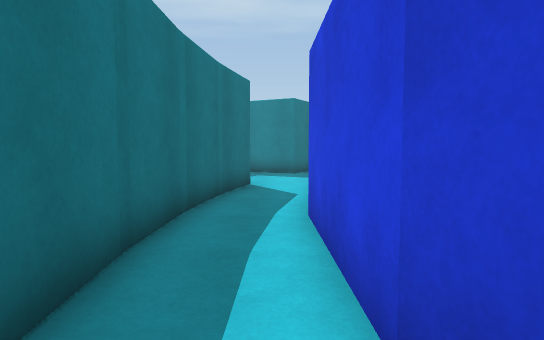
View 1 (above)

18 first-person views from a walk through a scene from a Unity 3-D project. The camera is 1.2 m above the floor, tilts 4° down and sees 75° across. The floor is counted in squares, 1 m on a side. Each view is taken from the middle of a square. On the plan, view 1 faces up. The plan holds only what a view shows up to about 14 squares ahead; the rest is blank. The place goes on beyond the plan. The player is left out. Some animated figures are not drawn. Door leaves are left out, so doorways stand open.

View 2
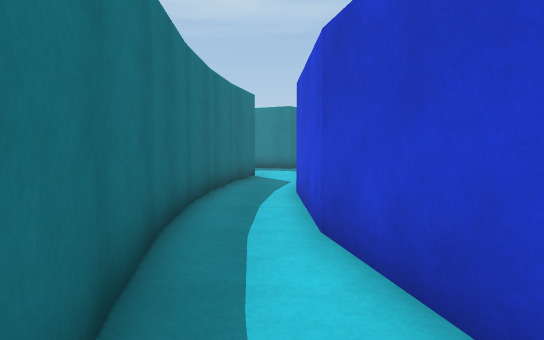

View 3
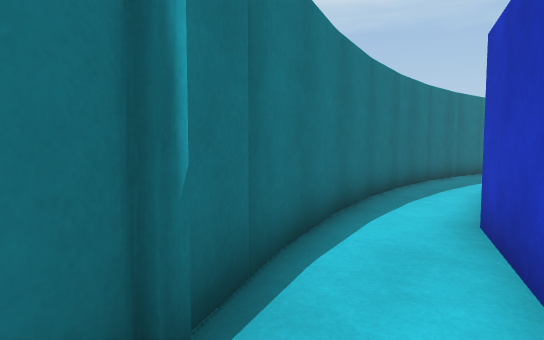

View 4
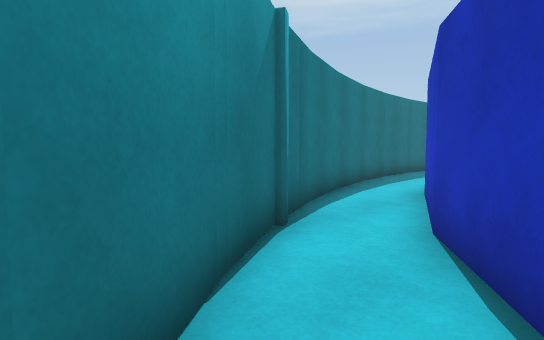

View 5
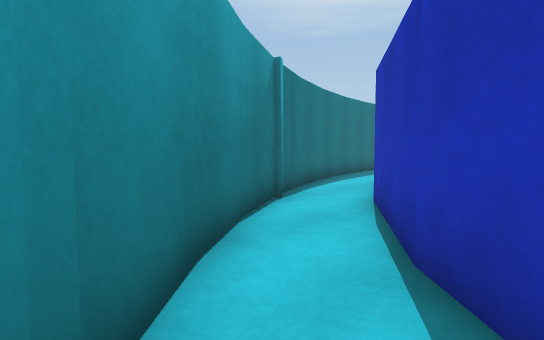

View 6
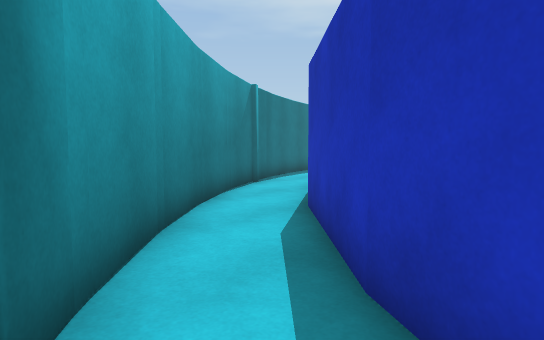

View 7
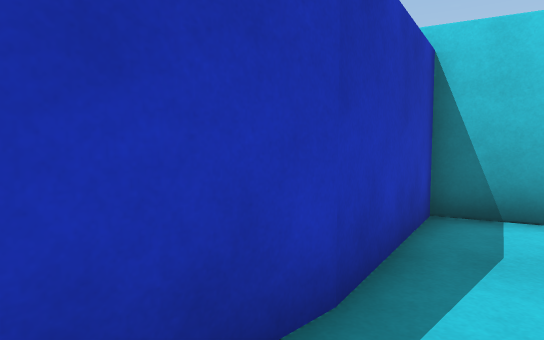

View 8
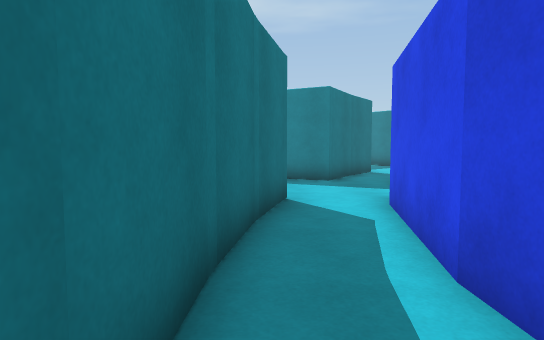

View 9
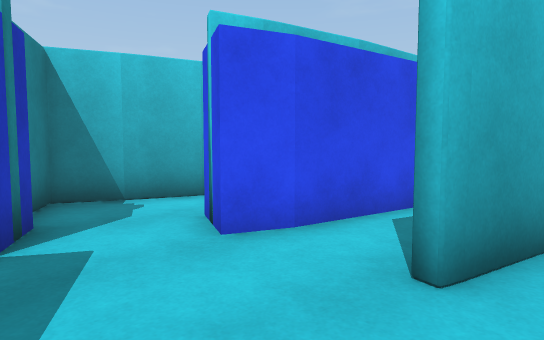

View 10
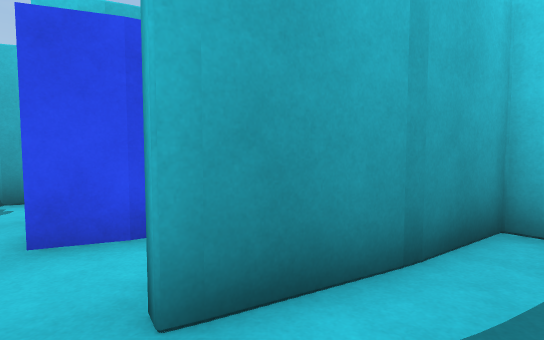

View 11
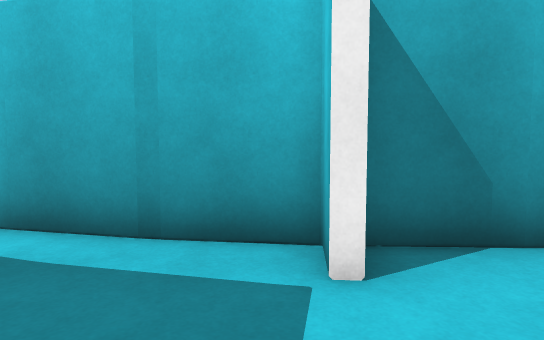

View 12
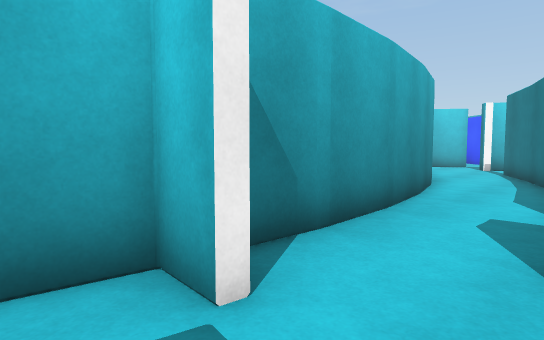

View 13
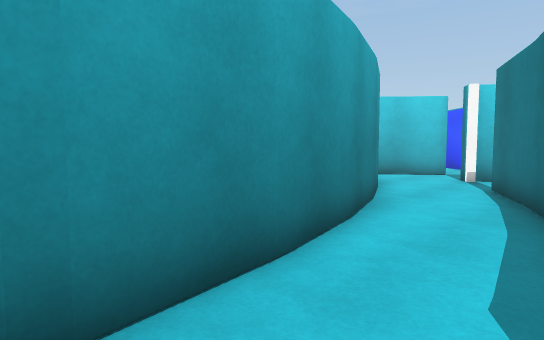

View 14
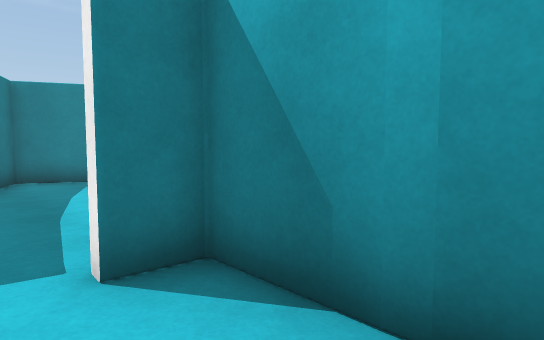

View 15
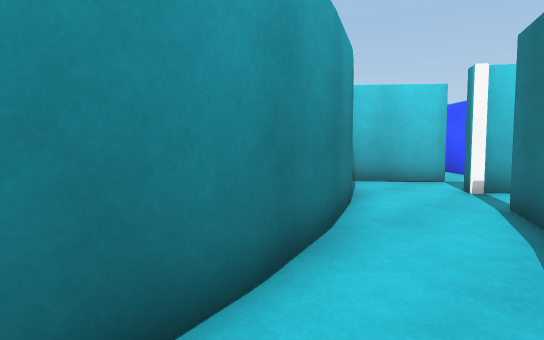

View 16
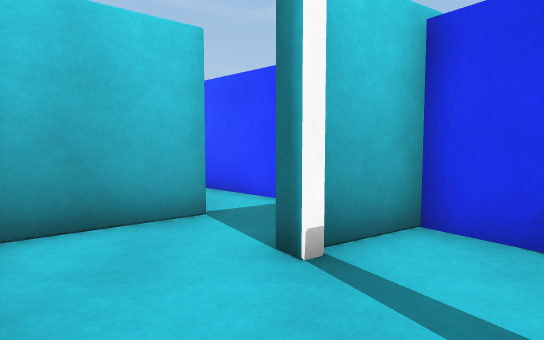

View 17
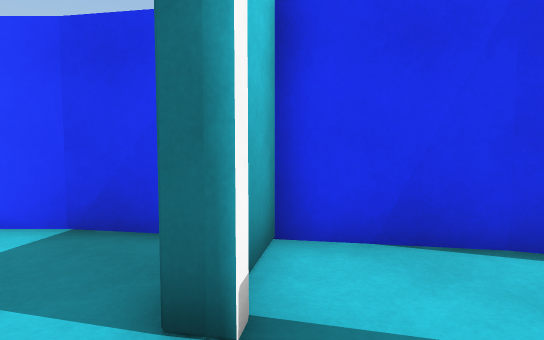

View 18
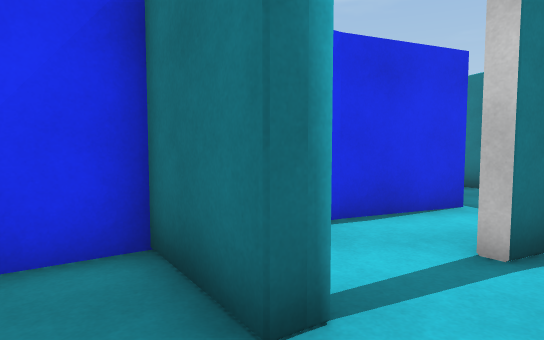

### Floor plan
Key: @ floor where view 1 was taken; # wall or solid block; . main floor; - floor 9 m lower than the main floor; / step, stairs or slope.
Columns run from 6 left of view 1 to 12 right of it. Each row starts with its distance up from view 1.
 14    -.....
 13    ......####
 12    .........#
 11    .....##..#
 10    ..#.###.##
  9   ...#.#   #
  8  ...##.#
  7 . ..#..#
  6   ..#..#
  5  ...#..#
  4  -..#..#
  3   ..#..#
  2   ..#..#
  1   ..#..#
  0   ..##@#
 -1   ...#.##
 -2   -..#..#
 -3   -..#..#
 -4    /.##.##
 -5    /..#..#
 -6    -..##.##
 -7  ......#..##
 -8  #.. ..##..#
 -9  ##.....#..##
-10   #.....##..##
-11   ##.#...##..##
-12    ###..####..##
-13     #...#  ##..###
-14     ##..    ##...##
-15      ##.     ##...#

Positions as (right, up) in squares from view 1, and headings:
1: (0, 0), facing up
2: (0, -3), facing up
3: (3, -8), facing up-left
4: (5, -11), facing up-left
5: (7, -13), facing up-left
6: (10, -15), facing up-left
7: (6, -12), facing right
8: (-1, 3), facing up
9: (-2, 14), facing down-right
10: (-3, 12), facing down-right
11: (-6, 7), facing right
12: (-5, 8), facing down-right
13: (-4, 2), facing down-right
14: (-4, 3), facing up-right
15: (-3, -1), facing down-right
16: (0, -7), facing down
17: (1, -9), facing down-left
18: (2, -11), facing left
